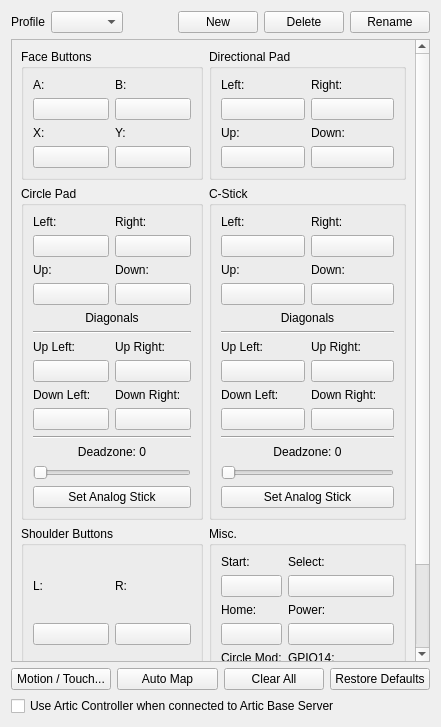
<?xml version="1.0" encoding="UTF-8"?>
<ui version="4.0">
 <class>ConfigureInput</class>
 <widget class="QWidget" name="ConfigureInput">
  <property name="geometry">
   <rect>
    <x>0</x>
    <y>0</y>
    <width>441</width>
    <height>727</height>
   </rect>
  </property>
  <property name="windowTitle">
   <string>ConfigureInput</string>
  </property>
  <layout class="QVBoxLayout" name="rootLayout">
   <item>
    <layout class="QHBoxLayout" name="horizontalLayout_3">
     <item>
      <widget class="QLabel" name="label_5">
       <property name="text">
        <string>Profile</string>
       </property>
      </widget>
     </item>
     <item>
      <widget class="QComboBox" name="profile"/>
     </item>
     <item>
      <spacer name="horizontalSpacer_2">
       <property name="orientation">
        <enum>Qt::Horizontal</enum>
       </property>
       <property name="sizeHint" stdset="0">
        <size>
         <width>40</width>
         <height>20</height>
        </size>
       </property>
      </spacer>
     </item>
     <item>
      <widget class="QPushButton" name="buttonNew">
       <property name="text">
        <string>New</string>
       </property>
      </widget>
     </item>
     <item>
      <widget class="QPushButton" name="buttonDelete">
       <property name="text">
        <string>Delete</string>
       </property>
      </widget>
     </item>
     <item>
      <widget class="QPushButton" name="buttonRename">
       <property name="text">
        <string>Rename</string>
       </property>
      </widget>
     </item>
    </layout>
   </item>
   <item>
    <widget class="QScrollArea" name="scrollArea">
     <property name="widgetResizable">
      <bool>true</bool>
     </property>
     <widget class="QWidget" name="scrollAreaContents">
      <layout class="QVBoxLayout" name="verticalLayout_5">
       <item>
        <layout class="QGridLayout" name="gridLayout_7">
         <item row="2" column="0">
          <widget class="QGroupBox" name="faceButtons_3">
           <property name="title">
            <string>Shoulder Buttons</string>
           </property>
           <property name="flat">
            <bool>false</bool>
           </property>
           <property name="checkable">
            <bool>false</bool>
           </property>
           <layout class="QGridLayout" name="gridLayout_3">
            <item row="1" column="1">
             <layout class="QVBoxLayout" name="verticalLayout_16">
              <item>
               <widget class="QLabel" name="label_18">
                <property name="text">
                 <string>ZR:</string>
                </property>
               </widget>
              </item>
              <item>
               <widget class="QPushButton" name="buttonZR">
                <property name="text">
                 <string/>
                </property>
               </widget>
              </item>
             </layout>
            </item>
            <item row="0" column="0">
             <layout class="QVBoxLayout" name="verticalLayout_13">
              <item>
               <widget class="QLabel" name="label_17">
                <property name="text">
                 <string>L:</string>
                </property>
               </widget>
              </item>
              <item>
               <widget class="QPushButton" name="buttonL">
                <property name="text">
                 <string/>
                </property>
               </widget>
              </item>
             </layout>
            </item>
            <item row="1" column="0">
             <layout class="QVBoxLayout" name="verticalLayout_15">
              <item>
               <widget class="QLabel" name="label_20">
                <property name="text">
                 <string>ZL:</string>
                </property>
               </widget>
              </item>
              <item>
               <widget class="QPushButton" name="buttonZL">
                <property name="text">
                 <string/>
                </property>
               </widget>
              </item>
             </layout>
            </item>
            <item row="0" column="1">
             <layout class="QVBoxLayout" name="verticalLayout_14">
              <item>
               <widget class="QLabel" name="label_19">
                <property name="text">
                 <string>R:</string>
                </property>
               </widget>
              </item>
              <item>
               <widget class="QPushButton" name="buttonR">
                <property name="text">
                 <string/>
                </property>
               </widget>
              </item>
             </layout>
            </item>
           </layout>
          </widget>
         </item>
         <item row="0" column="0">
          <widget class="QGroupBox" name="faceButtons">
           <property name="title">
            <string>Face Buttons</string>
           </property>
           <property name="flat">
            <bool>false</bool>
           </property>
           <property name="checkable">
            <bool>false</bool>
           </property>
           <layout class="QGridLayout" name="gridLayout">
            <item row="1" column="1">
             <layout class="QVBoxLayout" name="verticalLayout_4">
              <item>
               <widget class="QLabel" name="label_4">
                <property name="text">
                 <string>Y:</string>
                </property>
               </widget>
              </item>
              <item>
               <widget class="QPushButton" name="buttonY">
                <property name="text">
                 <string/>
                </property>
               </widget>
              </item>
             </layout>
            </item>
            <item row="1" column="0">
             <layout class="QVBoxLayout" name="verticalLayout_3">
              <item>
               <widget class="QLabel" name="label_3">
                <property name="text">
                 <string>X:</string>
                </property>
               </widget>
              </item>
              <item>
               <widget class="QPushButton" name="buttonX">
                <property name="text">
                 <string/>
                </property>
               </widget>
              </item>
             </layout>
            </item>
            <item row="0" column="1">
             <layout class="QVBoxLayout" name="verticalLayout_2">
              <item>
               <widget class="QLabel" name="label_2">
                <property name="text">
                 <string>B:</string>
                </property>
               </widget>
              </item>
              <item>
               <widget class="QPushButton" name="buttonB">
                <property name="text">
                 <string/>
                </property>
               </widget>
              </item>
             </layout>
            </item>
            <item row="0" column="0">
             <layout class="QVBoxLayout" name="verticalLayout">
              <item>
               <widget class="QLabel" name="label">
                <property name="text">
                 <string>A:</string>
                </property>
               </widget>
              </item>
              <item>
               <widget class="QPushButton" name="buttonA">
                <property name="text">
                 <string/>
                </property>
               </widget>
              </item>
             </layout>
            </item>
           </layout>
          </widget>
         </item>
         <item row="0" column="1">
          <widget class="QGroupBox" name="faceButtons_2">
           <property name="title">
            <string>Directional Pad</string>
           </property>
           <property name="flat">
            <bool>false</bool>
           </property>
           <property name="checkable">
            <bool>false</bool>
           </property>
           <layout class="QGridLayout" name="gridLayout_2">
            <item row="1" column="0">
             <layout class="QVBoxLayout" name="verticalLayout_12">
              <item>
               <widget class="QLabel" name="label_34">
                <property name="text">
                 <string>Up:</string>
                </property>
               </widget>
              </item>
              <item>
               <widget class="QPushButton" name="buttonDpadUp">
                <property name="text">
                 <string/>
                </property>
               </widget>
              </item>
             </layout>
            </item>
            <item row="1" column="1">
             <layout class="QVBoxLayout" name="verticalLayout_9">
              <item>
               <widget class="QLabel" name="label_35">
                <property name="text">
                 <string>Down:</string>
                </property>
               </widget>
              </item>
              <item>
               <widget class="QPushButton" name="buttonDpadDown">
                <property name="text">
                 <string/>
                </property>
               </widget>
              </item>
             </layout>
            </item>
            <item row="0" column="0">
             <layout class="QVBoxLayout" name="verticalLayout_10">
              <item>
               <widget class="QLabel" name="label_32">
                <property name="text">
                 <string>Left:</string>
                </property>
               </widget>
              </item>
              <item>
               <widget class="QPushButton" name="buttonDpadLeft">
                <property name="text">
                 <string/>
                </property>
               </widget>
              </item>
             </layout>
            </item>
            <item row="0" column="1">
             <layout class="QVBoxLayout" name="verticalLayout_11">
              <item>
               <widget class="QLabel" name="label_33">
                <property name="text">
                 <string>Right:</string>
                </property>
               </widget>
              </item>
              <item>
               <widget class="QPushButton" name="buttonDpadRight">
                <property name="text">
                 <string/>
                </property>
               </widget>
              </item>
             </layout>
            </item>
           </layout>
          </widget>
         </item>
         <item row="2" column="1">
          <widget class="QGroupBox" name="faceButtons_6">
           <property name="title">
            <string>Misc.</string>
           </property>
           <property name="flat">
            <bool>false</bool>
           </property>
           <property name="checkable">
            <bool>false</bool>
           </property>
           <layout class="QGridLayout" name="gridLayout_6">
            <item row="0" column="0">
             <layout class="QVBoxLayout" name="verticalLayout_25">
              <item>
               <widget class="QLabel" name="label_29">
                <property name="text">
                 <string>Start:</string>
                </property>
               </widget>
              </item>
              <item>
               <widget class="QPushButton" name="buttonStart">
                <property name="text">
                 <string/>
                </property>
               </widget>
              </item>
             </layout>
            </item>
            <item row="0" column="1">
             <layout class="QVBoxLayout" name="verticalLayout_26">
              <item>
               <widget class="QLabel" name="label_30">
                <property name="text">
                 <string>Select:</string>
                </property>
               </widget>
              </item>
              <item>
               <widget class="QPushButton" name="buttonSelect">
                <property name="text">
                 <string/>
                </property>
               </widget>
              </item>
             </layout>
            </item>
            <item row="1" column="0">
             <layout class="QVBoxLayout" name="verticalLayout_27">
              <item>
               <widget class="QLabel" name="label_31">
                <property name="text">
                 <string>Home:</string>
                </property>
               </widget>
              </item>
              <item>
               <widget class="QPushButton" name="buttonHome">
                <property name="text">
                 <string/>
                </property>
               </widget>
              </item>
             </layout>
            </item>
            <item row="1" column="1">
             <layout class="QVBoxLayout" name="verticalLayout_34">
              <item>
               <widget class="QLabel" name="label_37">
                <property name="text">
                 <string>Power:</string>
                </property>
               </widget>
              </item>
              <item>
               <widget class="QPushButton" name="buttonPower">
                <property name="text">
                 <string/>
                </property>
               </widget>
              </item>
             </layout>
            </item>
            <item row="2" column="0">
             <layout class="QVBoxLayout" name="verticalLayout_28">
              <item>
               <widget class="QLabel" name="label_36">
                <property name="text">
                 <string>Circle Mod:</string>
                </property>
               </widget>
              </item>
              <item>
               <widget class="QPushButton" name="buttonCircleMod">
                <property name="text">
                 <string/>
                </property>
               </widget>
              </item>
             </layout>
            </item>
            <item row="2" column="1">
             <layout class="QVBoxLayout" name="verticalLayout_33">
              <item>
               <widget class="QLabel" name="label_41">
                <property name="text">
                 <string>GPIO14:</string>
                </property>
               </widget>
              </item>
              <item>
               <widget class="QPushButton" name="buttonGpio14">
                <property name="text">
                 <string/>
                </property>
               </widget>
              </item>
             </layout>
            </item>
            <item row="3" column="0">
             <layout class="QVBoxLayout" name="verticalLayout_32">
              <item>
               <widget class="QLabel" name="label_40">
                <property name="text">
                 <string>Debug:</string>
                </property>
               </widget>
              </item>
              <item>
               <widget class="QPushButton" name="buttonDebug">
                <property name="text">
                 <string/>
                </property>
               </widget>
              </item>
             </layout>
            </item>
            <item row="3" column="1">
             <layout class="QVBoxLayout" name="verticalLayout_32">
              <item>
               <widget class="QLabel" name="label_40">
                <property name="text">
                 <string>Toggle Turbo Mode:</string>
                </property>
               </widget>
              </item>
              <item>
               <widget class="QPushButton" name="buttonTurbo">
                <property name="text">
                 <string/>
                </property>
               </widget>
              </item>
             </layout>
            </item>
           </layout>
          </widget>
         </item>
         <item row="1" column="0">
          <widget class="QGroupBox" name="faceButtons_4">
           <property name="title">
            <string>Circle Pad</string>
           </property>
           <property name="flat">
            <bool>false</bool>
           </property>
           <property name="checkable">
            <bool>false</bool>
           </property>
           <layout class="QGridLayout" name="gridLayout_4">
            <item row="11" column="2">
             <widget class="QPushButton" name="buttonCircleUpRight">
              <property name="text">
               <string/>
              </property>
             </widget>
            </item>
            <item row="10" column="1" rowspan="2">
             <layout class="QVBoxLayout" name="verticalLayout_7">
              <item>
               <widget class="QLabel" name="label_6">
                <property name="text">
                 <string>Up Left:</string>
                </property>
               </widget>
              </item>
              <item>
               <widget class="QPushButton" name="buttonCircleUpLeft">
                <property name="toolTip">
                 <string/>
                </property>
                <property name="text">
                 <string/>
                </property>
               </widget>
              </item>
             </layout>
            </item>
            <item row="0" column="1">
             <layout class="QVBoxLayout" name="verticalLayout_17">
              <item>
               <widget class="QLabel" name="label_21">
                <property name="text">
                 <string>Left:</string>
                </property>
               </widget>
              </item>
              <item>
               <widget class="QPushButton" name="buttonCircleLeft">
                <property name="text">
                 <string/>
                </property>
               </widget>
              </item>
             </layout>
            </item>
            <item row="1" column="2">
             <layout class="QVBoxLayout" name="verticalLayout_20">
              <item>
               <widget class="QLabel" name="label_22">
                <property name="text">
                 <string>Down:</string>
                </property>
               </widget>
              </item>
              <item>
               <widget class="QPushButton" name="buttonCircleDown">
                <property name="text">
                 <string/>
                </property>
               </widget>
              </item>
             </layout>
            </item>
            <item row="1" column="1">
             <layout class="QVBoxLayout" name="verticalLayout_19">
              <item>
               <widget class="QLabel" name="label_24">
                <property name="text">
                 <string>Up:</string>
                </property>
               </widget>
              </item>
              <item>
               <widget class="QPushButton" name="buttonCircleUp">
                <property name="text">
                 <string/>
                </property>
               </widget>
              </item>
             </layout>
            </item>
            <item row="20" column="1" colspan="2">
             <layout class="QVBoxLayout" name="sliderCirclePadDeadzoneAndModifierVerticalLayout">
              <item>
               <layout class="QHBoxLayout" name="sliderCirclePadDeadzoneAndModifierHorizontalLayout">
                <property name="sizeConstraint">
                 <enum>QLayout::SetDefaultConstraint</enum>
                </property>
                <item>
                 <widget class="QLabel" name="labelCirclePadDeadzoneAndModifier">
                  <property name="text">
                   <string>Deadzone: 0</string>
                  </property>
                  <property name="alignment">
                   <set>Qt::AlignHCenter</set>
                  </property>
                 </widget>
                </item>
               </layout>
              </item>
              <item>
               <widget class="QSlider" name="sliderCirclePadDeadzoneAndModifier">
                <property name="orientation">
                 <enum>Qt::Horizontal</enum>
                </property>
               </widget>
              </item>
              <item>
               <widget class="QPushButton" name="buttonCircleAnalog">
                <property name="text">
                 <string>Set Analog Stick</string>
                </property>
               </widget>
              </item>
             </layout>
            </item>
            <item row="0" column="2">
             <layout class="QVBoxLayout" name="verticalLayout_18">
              <item>
               <widget class="QLabel" name="label_23">
                <property name="text">
                 <string>Right:</string>
                </property>
               </widget>
              </item>
              <item>
               <widget class="QPushButton" name="buttonCircleRight">
                <property name="text">
                 <string/>
                </property>
               </widget>
              </item>
             </layout>
            </item>
            <item row="10" column="2">
             <layout class="QVBoxLayout" name="verticalLayout_8">
              <item>
               <widget class="QLabel" name="label_7">
                <property name="text">
                 <string>Up Right:</string>
                </property>
               </widget>
              </item>
             </layout>
            </item>
            <item row="4" column="1" colspan="2">
             <layout class="QVBoxLayout" name="verticalLayout_38">
              <property name="sizeConstraint">
               <enum>QLayout::SetDefaultConstraint</enum>
              </property>
              <item>
               <widget class="QLabel" name="label_14">
                <property name="layoutDirection">
                 <enum>Qt::LeftToRight</enum>
                </property>
                <property name="text">
                 <string>Diagonals</string>
                </property>
                <property name="alignment">
                 <set>Qt::AlignCenter</set>
                </property>
               </widget>
              </item>
              <item>
               <widget class="Line" name="line">
                <property name="orientation">
                 <enum>Qt::Horizontal</enum>
                </property>
               </widget>
              </item>
             </layout>
            </item>
            <item row="12" column="2">
             <layout class="QVBoxLayout" name="verticalLayout_30">
              <item>
               <widget class="QLabel" name="label_9">
                <property name="text">
                 <string>Down Right:</string>
                </property>
               </widget>
              </item>
              <item>
               <widget class="QPushButton" name="buttonCircleDownRight">
                <property name="text">
                 <string/>
                </property>
               </widget>
              </item>
             </layout>
            </item>
            <item row="12" column="1">
             <layout class="QVBoxLayout" name="verticalLayout_29">
              <item>
               <widget class="QLabel" name="label_8">
                <property name="text">
                 <string>Down Left:</string>
                </property>
               </widget>
              </item>
              <item>
               <widget class="QPushButton" name="buttonCircleDownLeft">
                <property name="text">
                 <string/>
                </property>
               </widget>
              </item>
             </layout>
            </item>
            <item row="14" column="1" colspan="2">
             <widget class="Line" name="line_3">
              <property name="orientation">
               <enum>Qt::Horizontal</enum>
              </property>
             </widget>
            </item>
           </layout>
          </widget>
         </item>
         <item row="1" column="1">
          <widget class="QGroupBox" name="faceButtons_5">
           <property name="title">
            <string>C-Stick</string>
           </property>
           <property name="flat">
            <bool>false</bool>
           </property>
           <property name="checkable">
            <bool>false</bool>
           </property>
           <layout class="QGridLayout" name="gridLayout_5">
            <item row="1" column="1">
             <layout class="QVBoxLayout" name="verticalLayout_24">
              <item>
               <widget class="QLabel" name="label_26">
                <property name="text">
                 <string>Down:</string>
                </property>
               </widget>
              </item>
              <item>
               <widget class="QPushButton" name="buttonCStickDown">
                <property name="text">
                 <string/>
                </property>
               </widget>
              </item>
             </layout>
            </item>
            <item row="0" column="1">
             <layout class="QVBoxLayout" name="verticalLayout_22">
              <item>
               <widget class="QLabel" name="label_27">
                <property name="text">
                 <string>Right:</string>
                </property>
               </widget>
              </item>
              <item>
               <widget class="QPushButton" name="buttonCStickRight">
                <property name="text">
                 <string/>
                </property>
               </widget>
              </item>
             </layout>
            </item>
            <item row="1" column="0">
             <layout class="QVBoxLayout" name="verticalLayout_23">
              <item>
               <widget class="QLabel" name="label_28">
                <property name="text">
                 <string>Up:</string>
                </property>
               </widget>
              </item>
              <item>
               <widget class="QPushButton" name="buttonCStickUp">
                <property name="text">
                 <string/>
                </property>
               </widget>
              </item>
             </layout>
            </item>
            <item row="0" column="0">
             <layout class="QVBoxLayout" name="verticalLayout_21">
              <item>
               <widget class="QLabel" name="label_25">
                <property name="text">
                 <string>Left:</string>
                </property>
               </widget>
              </item>
              <item>
               <widget class="QPushButton" name="buttonCStickLeft">
                <property name="text">
                 <string/>
                </property>
               </widget>
              </item>
             </layout>
            </item>
            <item row="5" column="1">
             <layout class="QVBoxLayout" name="verticalLayout_35">
              <item>
               <widget class="QLabel" name="label_11">
                <property name="text">
                 <string>Up Right:</string>
                </property>
               </widget>
              </item>
              <item>
               <widget class="QPushButton" name="buttonCStickUpRight">
                <property name="text">
                 <string/>
                </property>
               </widget>
              </item>
             </layout>
            </item>
            <item row="6" column="0">
             <layout class="QVBoxLayout" name="verticalLayout_36">
              <item>
               <widget class="QLabel" name="label_12">
                <property name="text">
                 <string>Down Left:</string>
                </property>
               </widget>
              </item>
              <item>
               <widget class="QPushButton" name="buttonCStickDownLeft">
                <property name="text">
                 <string/>
                </property>
               </widget>
              </item>
             </layout>
            </item>
            <item row="6" column="1">
             <layout class="QVBoxLayout" name="verticalLayout_37">
              <item>
               <widget class="QLabel" name="label_13">
                <property name="text">
                 <string>Down Right:</string>
                </property>
               </widget>
              </item>
              <item>
               <widget class="QPushButton" name="buttonCStickDownRight">
                <property name="text">
                 <string/>
                </property>
               </widget>
              </item>
             </layout>
            </item>
            <item row="5" column="0">
             <layout class="QVBoxLayout" name="verticalLayout_31">
              <item>
               <widget class="QLabel" name="label_10">
                <property name="text">
                 <string>Up Left:</string>
                </property>
               </widget>
              </item>
              <item>
               <widget class="QPushButton" name="buttonCStickUpLeft">
                <property name="text">
                 <string/>
                </property>
               </widget>
              </item>
             </layout>
            </item>
            <item row="4" column="0" colspan="2">
             <layout class="QVBoxLayout" name="verticalLayout_39">
              <item>
               <widget class="QLabel" name="label_15">
                <property name="text">
                 <string>Diagonals</string>
                </property>
                <property name="alignment">
                 <set>Qt::AlignCenter</set>
                </property>
               </widget>
              </item>
              <item>
               <widget class="Line" name="line_2">
                <property name="orientation">
                 <enum>Qt::Horizontal</enum>
                </property>
               </widget>
              </item>
             </layout>
            </item>
            <item row="9" column="0" colspan="2">
             <layout class="QVBoxLayout" name="sliderCStickDeadzoneAndModifierVerticalLayout">
              <property name="sizeConstraint">
               <enum>QLayout::SetDefaultConstraint</enum>
              </property>
              <item>
               <layout class="QHBoxLayout" name="sliderCStickDeadzoneAndModifierHorizontalLayout">
                <item>
                 <widget class="QLabel" name="labelCStickDeadzoneAndModifier">
                  <property name="text">
                   <string>Deadzone: 0</string>
                  </property>
                  <property name="alignment">
                   <set>Qt::AlignHCenter</set>
                  </property>
                 </widget>
                </item>
               </layout>
              </item>
              <item>
               <widget class="QSlider" name="sliderCStickDeadzoneAndModifier">
                <property name="orientation">
                 <enum>Qt::Horizontal</enum>
                </property>
               </widget>
              </item>
              <item>
               <widget class="QPushButton" name="buttonCStickAnalog">
                <property name="text">
                 <string>Set Analog Stick</string>
                </property>
               </widget>
              </item>
             </layout>
            </item>
            <item row="7" column="0" colspan="2">
             <widget class="Line" name="line_4">
              <property name="orientation">
               <enum>Qt::Horizontal</enum>
              </property>
             </widget>
            </item>
           </layout>
          </widget>
         </item>
        </layout>
       </item>
      </layout>
     </widget>
    </widget>
   </item>
   <item>
    <layout class="QVBoxLayout" name="verticalLayout_6">
     <item>
      <layout class="QHBoxLayout" name="horizontalLayout">
       <item>
        <widget class="QPushButton" name="buttonMotionTouch">
         <property name="sizePolicy">
          <sizepolicy hsizetype="Minimum" vsizetype="Fixed">
           <horstretch>0</horstretch>
           <verstretch>0</verstretch>
          </sizepolicy>
         </property>
         <property name="sizeIncrement">
          <size>
           <width>0</width>
           <height>0</height>
          </size>
         </property>
         <property name="baseSize">
          <size>
           <width>0</width>
           <height>0</height>
          </size>
         </property>
         <property name="layoutDirection">
          <enum>Qt::LeftToRight</enum>
         </property>
         <property name="text">
          <string>Motion / Touch...</string>
         </property>
        </widget>
       </item>
       <item>
        <widget class="QPushButton" name="buttonAutoMap">
         <property name="sizePolicy">
          <sizepolicy hsizetype="Minimum" vsizetype="Fixed">
           <horstretch>0</horstretch>
           <verstretch>0</verstretch>
          </sizepolicy>
         </property>
         <property name="sizeIncrement">
          <size>
           <width>0</width>
           <height>0</height>
          </size>
         </property>
         <property name="baseSize">
          <size>
           <width>0</width>
           <height>0</height>
          </size>
         </property>
         <property name="layoutDirection">
          <enum>Qt::LeftToRight</enum>
         </property>
         <property name="text">
          <string>Auto Map</string>
         </property>
        </widget>
       </item>
       <item>
        <widget class="QPushButton" name="buttonClearAll">
         <property name="sizePolicy">
          <sizepolicy hsizetype="Minimum" vsizetype="Fixed">
           <horstretch>0</horstretch>
           <verstretch>0</verstretch>
          </sizepolicy>
         </property>
         <property name="sizeIncrement">
          <size>
           <width>0</width>
           <height>0</height>
          </size>
         </property>
         <property name="baseSize">
          <size>
           <width>0</width>
           <height>0</height>
          </size>
         </property>
         <property name="layoutDirection">
          <enum>Qt::LeftToRight</enum>
         </property>
         <property name="text">
          <string>Clear All</string>
         </property>
        </widget>
       </item>
       <item>
        <widget class="QPushButton" name="buttonRestoreDefaults">
         <property name="sizePolicy">
          <sizepolicy hsizetype="Minimum" vsizetype="Fixed">
           <horstretch>0</horstretch>
           <verstretch>0</verstretch>
          </sizepolicy>
         </property>
         <property name="sizeIncrement">
          <size>
           <width>0</width>
           <height>0</height>
          </size>
         </property>
         <property name="baseSize">
          <size>
           <width>0</width>
           <height>0</height>
          </size>
         </property>
         <property name="layoutDirection">
          <enum>Qt::LeftToRight</enum>
         </property>
         <property name="text">
          <string>Restore Defaults</string>
         </property>
        </widget>
       </item>
      </layout>
     </item>
     <item>
      <widget class="QCheckBox" name="use_artic_controller">
       <property name="text">
        <string>Use Artic Controller when connected to Artic Base Server</string>
       </property>
      </widget>
     </item>
    </layout>
   </item>
  </layout>
 </widget>
 <tabstops>
  <tabstop>profile</tabstop>
  <tabstop>buttonNew</tabstop>
  <tabstop>buttonDelete</tabstop>
  <tabstop>buttonRename</tabstop>
  <tabstop>buttonA</tabstop>
  <tabstop>buttonB</tabstop>
  <tabstop>buttonX</tabstop>
  <tabstop>buttonY</tabstop>
  <tabstop>buttonDpadLeft</tabstop>
  <tabstop>buttonDpadRight</tabstop>
  <tabstop>buttonDpadUp</tabstop>
  <tabstop>buttonDpadDown</tabstop>
  <tabstop>buttonCircleLeft</tabstop>
  <tabstop>buttonCircleRight</tabstop>
  <tabstop>buttonCircleUp</tabstop>
  <tabstop>buttonCircleDown</tabstop>
  <tabstop>sliderCirclePadDeadzoneAndModifier</tabstop>
  <tabstop>buttonCStickLeft</tabstop>
  <tabstop>buttonCStickRight</tabstop>
  <tabstop>buttonCStickUp</tabstop>
  <tabstop>buttonCStickDown</tabstop>
  <tabstop>sliderCStickDeadzoneAndModifier</tabstop>
  <tabstop>buttonL</tabstop>
  <tabstop>buttonR</tabstop>
  <tabstop>buttonZL</tabstop>
  <tabstop>buttonZR</tabstop>
  <tabstop>buttonStart</tabstop>
  <tabstop>buttonSelect</tabstop>
  <tabstop>buttonHome</tabstop>
  <tabstop>buttonCircleMod</tabstop>
  <tabstop>buttonDebug</tabstop>
  <tabstop>buttonTurbo</tabstop>
  <tabstop>buttonGpio14</tabstop>
  <tabstop>buttonMotionTouch</tabstop>
  <tabstop>buttonAutoMap</tabstop>
  <tabstop>buttonClearAll</tabstop>
  <tabstop>buttonRestoreDefaults</tabstop>
 </tabstops>
 <resources/>
 <connections/>
</ui>
